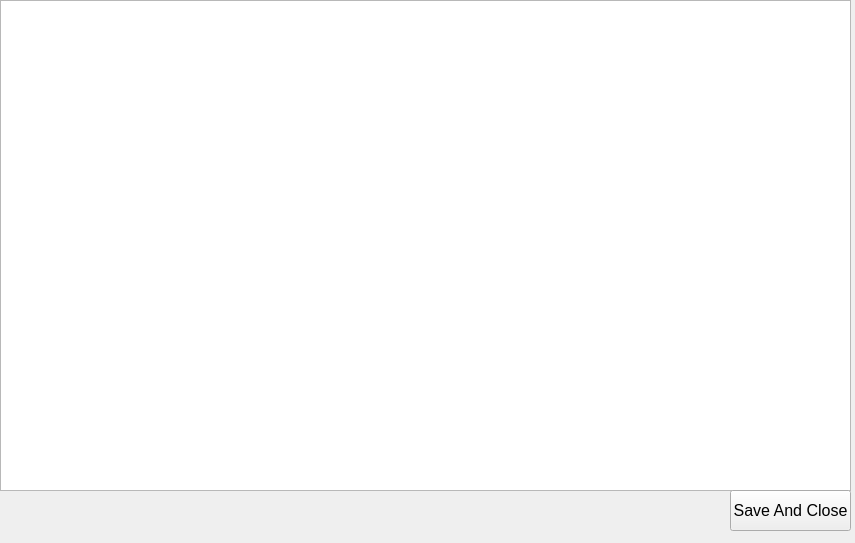
<?xml version="1.0" encoding="UTF-8"?>
<ui version="4.0">
 <class>EditNote</class>
 <widget class="QWidget" name="EditNote">
  <property name="geometry">
   <rect>
    <x>0</x>
    <y>0</y>
    <width>855</width>
    <height>543</height>
   </rect>
  </property>
  <property name="windowTitle">
   <string>Edit Note</string>
  </property>
  <widget class="QTextEdit" name="tEText">
   <property name="geometry">
    <rect>
     <x>0</x>
     <y>0</y>
     <width>851</width>
     <height>491</height>
    </rect>
   </property>
   <property name="font">
    <font>
     <pointsize>12</pointsize>
    </font>
   </property>
  </widget>
  <widget class="QPushButton" name="pBSaveAndClose">
   <property name="geometry">
    <rect>
     <x>730</x>
     <y>490</y>
     <width>121</width>
     <height>41</height>
    </rect>
   </property>
   <property name="font">
    <font>
     <pointsize>12</pointsize>
    </font>
   </property>
   <property name="text">
    <string>Save And Close</string>
   </property>
  </widget>
 </widget>
 <resources/>
 <connections/>
</ui>
